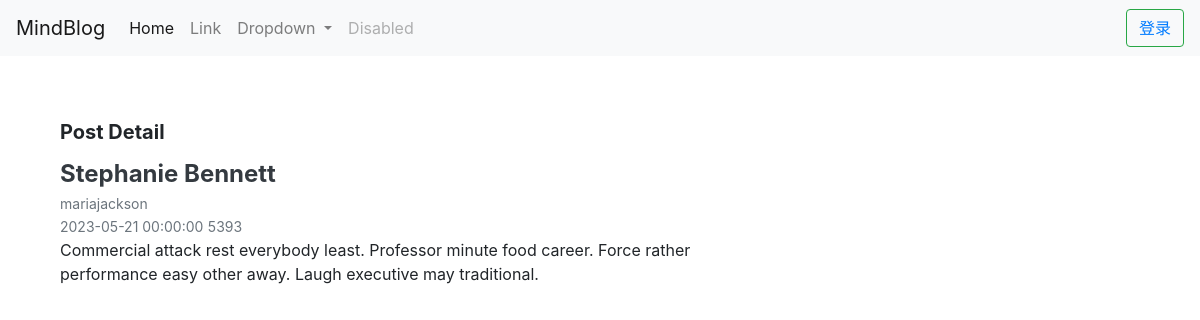
Screenshot of /post/101220 with the database file from the repository.
### MindBlog/models.py (models this page shows, shortened)
class Article(g_db.Model):
    __tablename__ = 'Article';
    ArticleId = g_db.Column(g_db.Integer, primary_key = True);
    ArticleTitle = g_db.Column(g_db.String(80));    # 文章标题
    ArticleContent = g_db.Column(g_db.Text);        # 文章内容
    ArticleRead = g_db.Column(g_db.Integer);        # 文章浏览量
    ArticlePostDate = g_db.Column(g_db.DateTime,index=True,default=datetime.utcnow()); # 文章发布时间
    ArticleAuthorId = g_db.Column(g_db.Integer,g_db.ForeignKey('User.UserId'));    # 文章作者ID
    ArticleAuthor = g_db.relationship('User',back_populates='Articles');   # 文章作者
    ArticleComment = g_db.Column(g_db.Text);       # 文章评论

class User(UserMixin,g_db.Model):
    __tablename__ = 'User';
    UserId = g_db.Column(g_db.Integer, primary_key = True);
    UserName = g_db.Column(g_db.String(80), unique = True);
    UserEmail = g_db.Column(g_db.String(30), unique = True);
    UserPassword = g_db.Column(g_db.String(18));
    Articles = g_db.relationship('Article',back_populates='ArticleAuthor')
    role_id = g_db.Column(g_db.Integer,g_db.ForeignKey('Role.id'));
    role = g_db.relationship('Role',back_populates='user');
    @property
    def password(self):
        raise AttributeError('用户密码不可读。');

### MindBlog/post/views.py (the view)
@post.route('/post/<int:id>',methods=['GET'])
def checkPost(id):
    post = Article.query.get(id);
    return render_template("post/postdetail.html",post=post);

### MindBlog/templates/post/postdetail.html (shortened to what this page needs)
{% extends "base.html" %}
{% block head %}
{{ super() }}
{% endblock %}
{% block page_content %}
<div class="container mt-5 ml-auto">
	<div class="row justify-content-between">
		<div class="col-md-8 pt-3">
			<h5 class="font-weight-bold spanborder"><span>Post Detail</span></h5>
			<div id="details" class="ml-auto">
                <div class="tab-pane fade show active" id="home" role="tabpanel" aria-labelledby="home-tab">
                    <div class="mb-3 d-flex justify-content-between pt-2">
                      <div class="pr-3">
                        <h2 class="mb-1 h4 font-weight-bold">
                          <a class="text-dark" href="{{ url_for('post.checkPost',id=post.ArticleId) }}">{{ post['ArticleTitle'] }}</a>
                        </h2>
                        <div class="card-text text-muted small">
                           {{ post['ArticleAuthor'].UserName }}
                        </div>
                        <small class="text-muted">{{ post['ArticlePostDate'] }}</small>
                        <small class="text-muted">{{ post['ArticleRead'] }}</small>
                        <p>{{ post['ArticleContent'] }}</p>
                      </div>
                    </div>
			</div>
		</div>
	</div>
</div>
{% endblock %}

### rows the page displays
Article: ArticleTitle "Stephanie Bennett", ArticlePostDate "2023-05-21 00:00:00", ArticleRead "5393", ArticleContent "Commercial attack rest everybody least. Professor minute food career. Force rather performance easy other away. Laugh executive may traditional."
User: ArticleAuthor.UserName "mariajackson"
